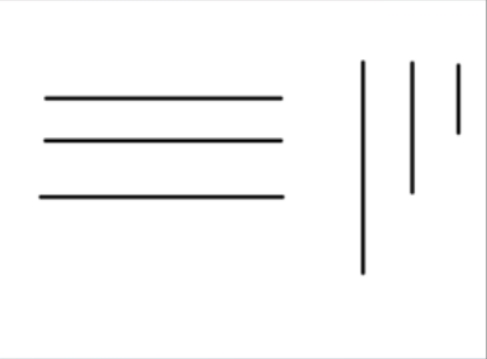
//> input picture opencv/opencv20230826/11图像形态学/提取水平线垂直线和字母/test.jpg, 487 x 359 px
$ ./test   (built with g++ and OpenCV 4)
//> lines starting //> are read from the running program, lines starting //| are printed output that depends on the picture; after the words box and inside, x2 and y2 are one past the last pixel; in counts of white or black regions, pixels touching at a corner belong together
#include <opencv2/highgui/highgui_c.h>
#include <opencv2/opencv.hpp>
#include <iostream>

using namespace std;
using namespace cv;

int main(int argc, char** argv)
{
	int op = 1;

	printf("extract hline(1),vline(2),letter(3):");
	scanf_s("%d", &op);
//> the answer given: 1
	Mat src, dst;
	if (op == 3) src = imread("test2.jpg");
	else src = imread("test.jpg");
//> src is the input picture: 359 rows x 487 cols, CV_8UC3; mean B, G, R 248.2, 248.1, 248.1
	if (!src.data)
	{
		cout << "could not load the image..." << endl;
		return -1;
	}
	namedWindow("input image", CV_WINDOW_AUTOSIZE);
	imshow("input image", src);

	char OUTPUT_WIN[] = "result image";
	namedWindow(OUTPUT_WIN, CV_WINDOW_AUTOSIZE);

	//转换为灰度图像
	Mat gray_src;
	cvtColor(src, gray_src, CV_BGR2GRAY);
	imshow("gray image", gray_src);
	//转换为二值图像 自适应阈值进行转换  注意 : 灰度图像取反，设置背景为黑色,目标为白色
	Mat binImg;
	adaptiveThreshold(~gray_src, binImg, 255, ADAPTIVE_THRESH_MEAN_C, THRESH_BINARY, 15, -2);
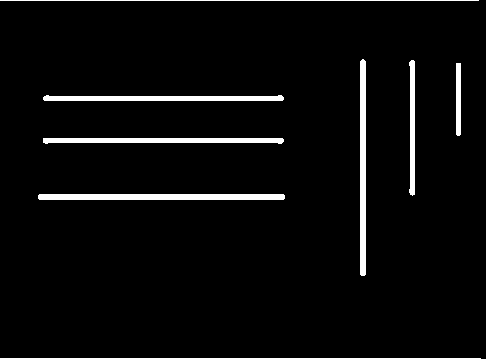
//> binImg: 359 rows x 487 cols, CV_8UC1; 4.3% white; 9 white regions, largest, box (x1, y1, x2, y2) and area: (38, 194, 285, 200) 1478, (360, 59, 366, 276) 1294, (43, 138, 284, 144) 1210
	imshow("binary image", binImg);

	//设置膨胀腐蚀结构元素形状 -- 水平线和垂直线
	Mat hline = getStructuringElement(MORPH_RECT, Size(src.cols / 16, 1));  //水平线
//> hline = 30 values from 1 to 1
	Mat vline = getStructuringElement(MORPH_RECT, Size(1, src.rows / 16));  //垂直线
//> vline = 22 values from 1 to 1

	if (op == 1)//提取水平线： 开操作（先腐蚀后膨胀）
	{
		Mat temp;
		erode(binImg, temp, hline);
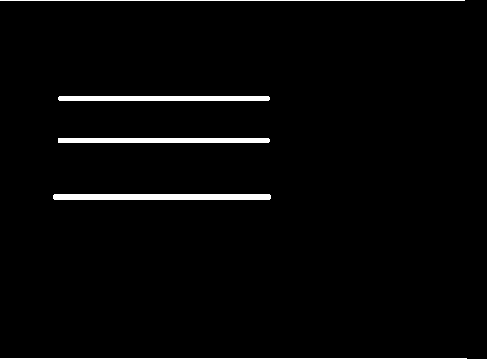
//> temp: 359 rows x 487 cols, CV_8UC1; 2.5% white; 5 white regions, box (x1, y1, x2, y2) and area: (53, 194, 271, 200) 1304, (58, 138, 270, 143) 1058, (58, 96, 270, 101) 1056, (0, 358, 467, 359) 467, (0, 0, 465, 1) 465
		dilate(temp, dst, hline);
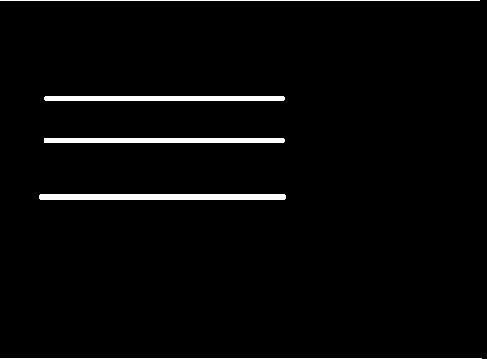
//> dst: 359 rows x 487 cols, CV_8UC1; 2.8% white; 5 white regions, box (x1, y1, x2, y2) and area: (39, 194, 286, 200) 1478, (44, 138, 285, 143) 1203, (44, 96, 285, 101) 1201, (0, 358, 482, 359) 482, (0, 0, 480, 1) 480
		bitwise_not(dst, dst);  //颜色翻转与原图一致

		//提取完后滤波一下可以使图像更圆滑
		blur(dst, dst, Size(3, 3), Point(-1, -1));
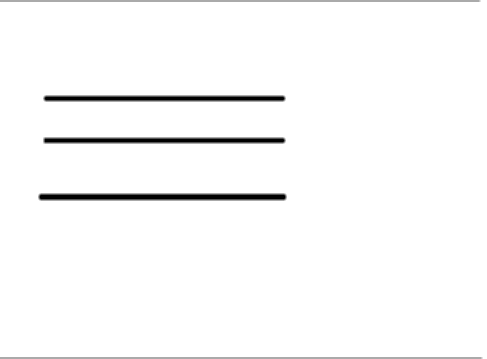
//> dst: 359 rows x 487 cols, CV_8UC1; min 0, max 255, mean 248.4
		imshow(OUTPUT_WIN, dst);

	}
	else if (op == 2)
	{
		//提取垂直线, 开操作可以调用：morphologyEx()函数
		Mat temp1;
		erode(binImg, temp1, vline);
		dilate(temp1, dst, vline);
		bitwise_not(dst, dst);
		morphologyEx(binImg, dst, CV_MOP_OPEN, vline);//膨胀操作API
		bitwise_not(dst, dst);

		//提取完后滤波一下可以使图像更圆滑
		blur(dst, dst, Size(3, 3), Point(-1, -1));
		imshow(OUTPUT_WIN, dst);
	}
	else if (op == 3)
	{
		//定义一个 矩形结构元素,去干扰线
		Mat kernel = getStructuringElement(MORPH_RECT, Size(7, 7));
		morphologyEx(binImg, dst, CV_MOP_OPEN, kernel);
		bitwise_not(dst, dst);
		imshow(OUTPUT_WIN, dst);
	}


	waitKey(0);
	return 0;
}
